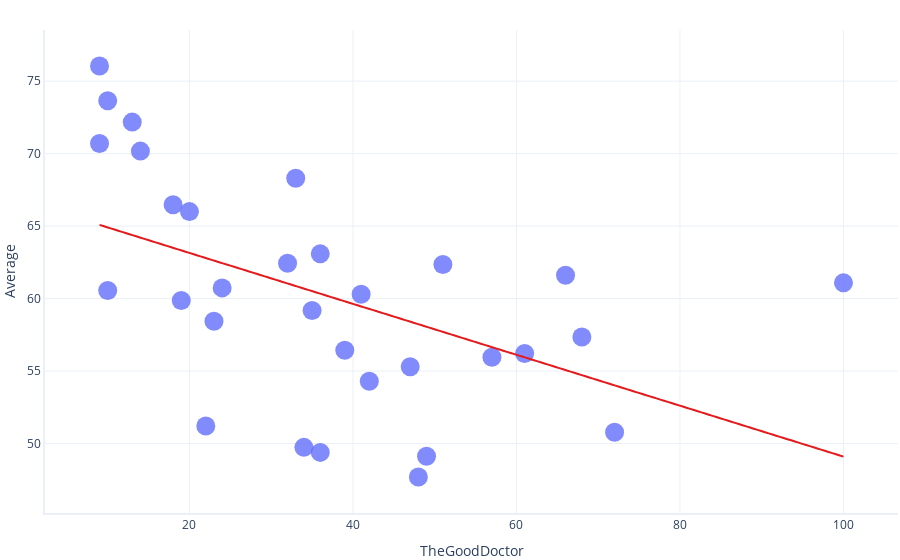

The notebook cell saved with this chart:
### Code cell
formula = "Average ~ EmergencyNYC"

model = smf.ols(formula = formula, data = dataset).fit()

graphing.scatter_2D(dataset,    label_x="EmergencyNYC",
                                label_y="Average",
                                trendline=lambda x: model.params[1] * x + model.params[0]
                                )
